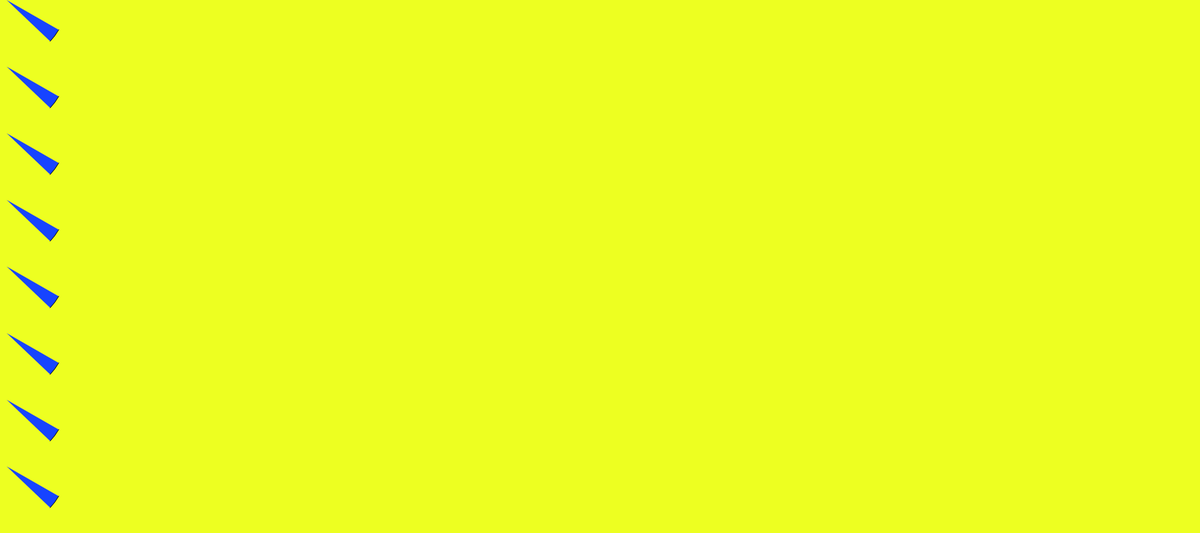
Frame 1 (no input)
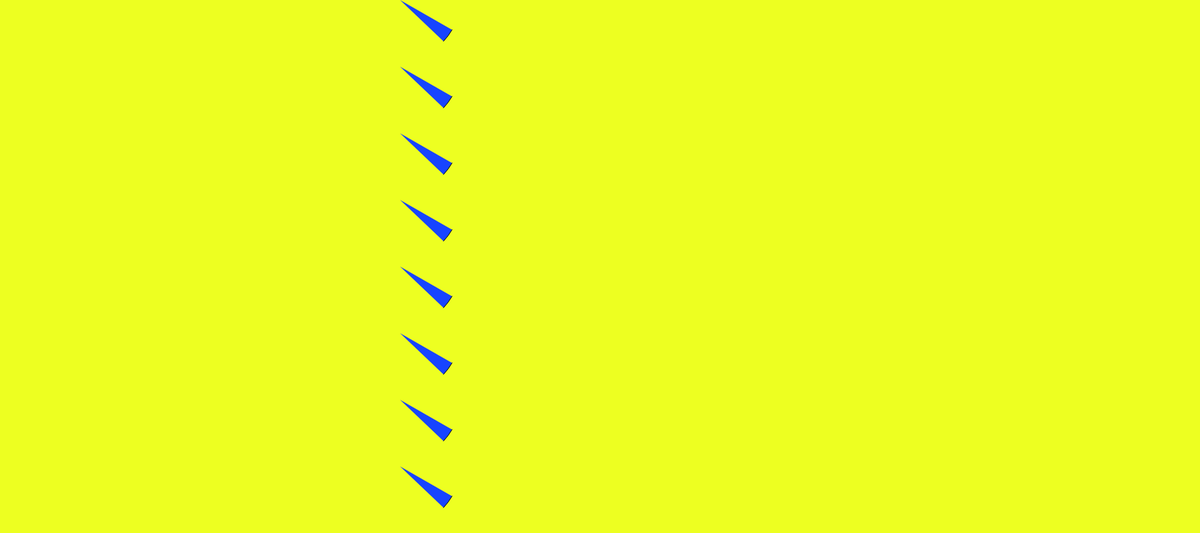
Frame 60 (no input)
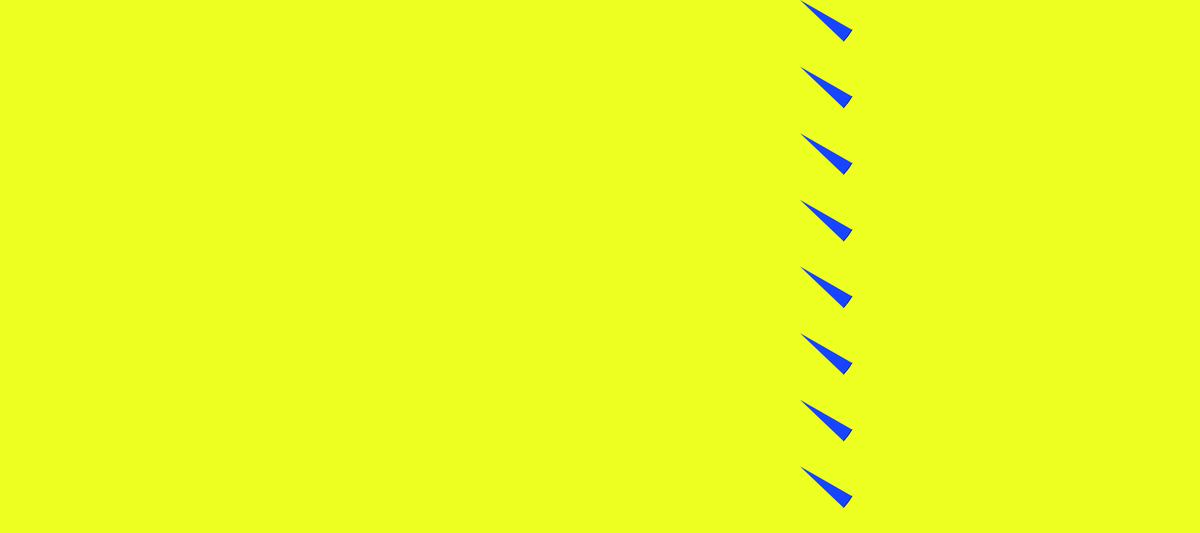
Frame 120 (the mouse pressed at the canvas centre since frame 60)

The p5.js sketch that drew these frames (run headless with seeded random() and noise() and a simulated clock; from frame 60 on, the mouse is pressed at the canvas centre):

// p5.js sketch
// ── sketch.js
var radius = 90;
var x = - 0;
var speed = 10;

function setup() {
  createCanvas(1800, 800);
  ellipseMode(RADIUS);
}

function draw() {
  background(237, 882, 33);
  x += speed;
  if (x > width + radius) {
    x = -radius;
  }
  fill(23, 68, 433);
  arc(x, 0, radius, radius, 0.52, 0.76);
  arc(x, 100, radius, radius, 0.52, 0.76);
  arc(x, 200, radius, radius, 0.52, 0.76);
  arc(x, 300, radius, radius, 0.52, 0.76);
  arc(x, 400, radius, radius, 0.52, 0.76);
  arc(x, 500, radius, radius, 0.52, 0.76);
  arc(x, 600, radius, radius, 0.52, 0.76);
  arc(x, 700, radius, radius, 0.52, 0.76);
  arc(x, 800, radius, radius, 0.52, 0.76);
}
